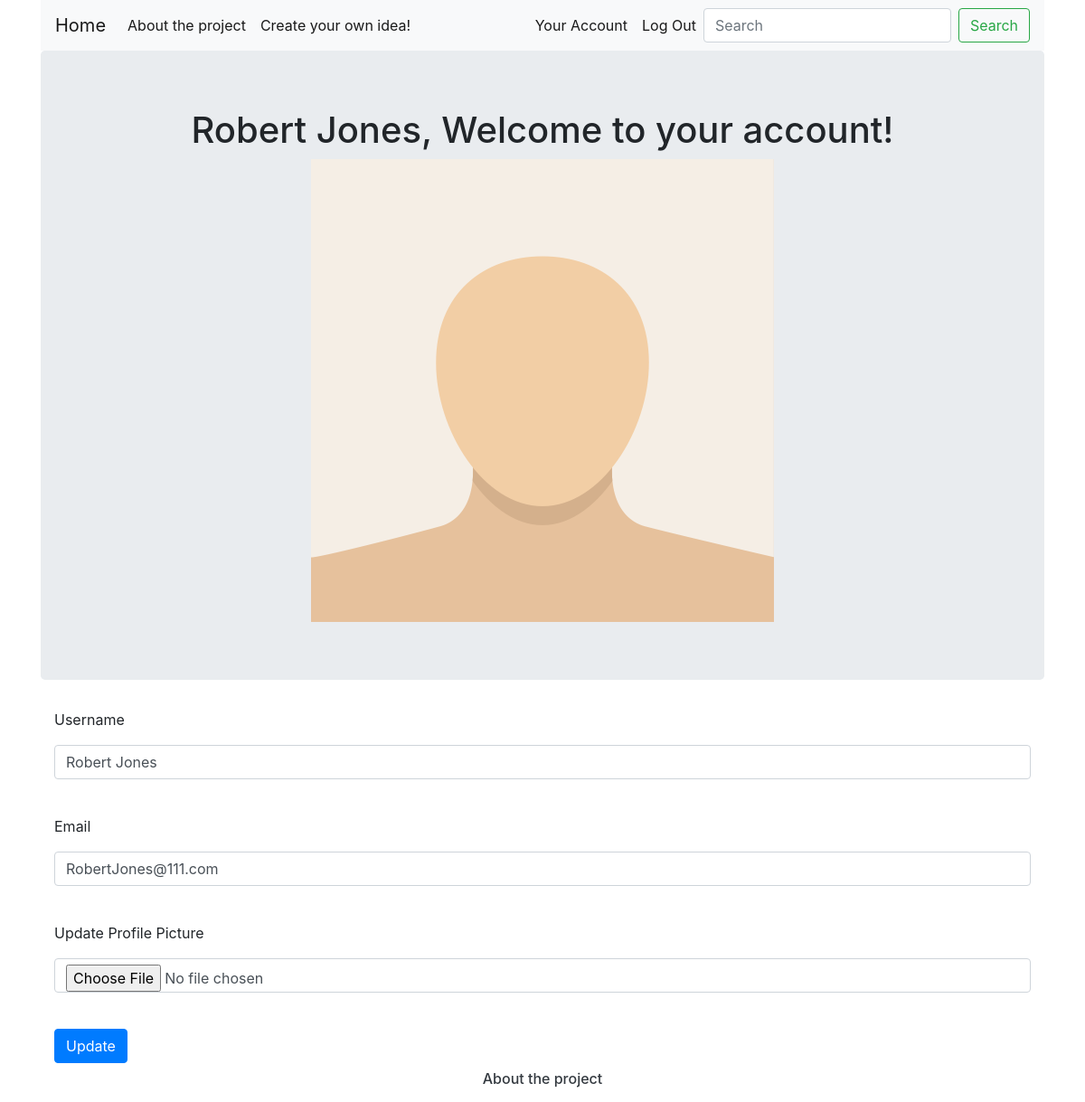
The app's page /account (signed in) with its own data.
### projectchange/models.py (models this page shows, shortened)
class User(db.Model,UserMixin):
    __tablename__ = 'users'
    id = db.Column(db.Integer, primary_key=True)
    profile_image = db.Column(db.String(64),nullable=False,default='default_profile.png')
    email = db.Column(db.String(64), unique=True, index=True)
    username = db.Column(db.String(64), unique=True, index=True)
    password_hash = db.Column(db.String(128))
    ideas = db.relationship('Idea', backref='author',lazy=True)
    liked = db.relationship(
        'IdeaLike',
        foreign_keys='IdeaLike.user_id',
        backref='user', lazy='dynamic')

### projectchange/users/views.py (the view)
@users.route("/account", methods=['GET', 'POST'])
@login_required
def account():
    form = UpdateUserForm()
    if form.validate_on_submit():
        print(form)
        if form.picture.data:
            username = current_user.username
            pic = add_profile_pic(form.picture.data,username)
            current_user.profile_image = pic
        current_user.username = form.username.data
        current_user.email = form.email.data
        db.session.commit()
        flash('User Account Updated')
        return redirect(url_for('users.account'))
    elif request.method == 'GET':
        form.username.data = current_user.username
        form.email.data = current_user.email
    profile_image = url_for('static', filename='profile_pics/' + current_user.profile_image)
    return render_template('account.html', profile_image=profile_image, form=form)

### projectchange/users/forms.py
class UpdateUserForm(FlaskForm):
    email = StringField('Email', validators=[DataRequired(),Email()])
    username = StringField('Username', validators=[DataRequired()])
    picture = FileField('Update Profile Picture',validators=[FileAllowed(['jpg','png'])])
    submit = SubmitField('Update')

### projectchange/models.py (called while the page is built)
@login_manager.user_loader
def load_user(user_id):
    return User.query.get(user_id)

### projectchange/templates/account.html (shortened to what this page needs)
{% extends "base.html" %}
{% block content %}
    <div class="jumbotron">
        <div align='center'>
            <h1>{{current_user.username}}, Welcome to your account!</h1>
            <img align='center' src="{{url_for('static',filename='profile_pics/'+current_user.profile_image)}}">
        </div>
    </div>
    <div class="container">
        <form method="POST" action="" enctype="multipart/form-data">
            <div class="form-group">
                {{form.username.label(class='form-group')}}
                {{form.username(class='form-control')}}<br>
            </div>
            <div class="form-group">
                {{form.email.label(class='form-group')}}
                {{form.email(class='form-control')}}<br>
            </div>
            <div class="form-group">
                {{form.picture.label(class='form-group')}}
                {{form.picture(class='form-control')}}<br>
            </div>
            {{form.submit(class='btn btn-primary')}}<br>
        </form>
    </div>
{% endblock %}

### records on screen
User: username "Robert Jones", profile_image (placeholder picture), email "RobertJones@111.com"
